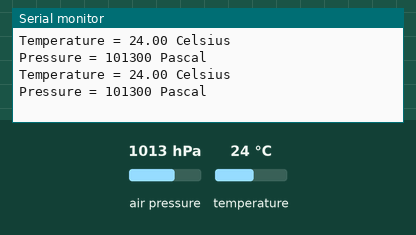
A sketch run on a simulated Arduino Uno, built with avr-gcc and run on an emulated ATmega328P. Shown: the last lines printed to the serial monitor. The test bench sets the inputs (shaded band); at power-on: air pressure 1013 hPa, temperature 24 °C.

Above: at 5.8 s.
5.9 s: air pressure set to 952 hPa
At 11.3 s:
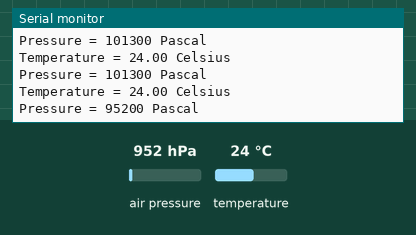
11.9 s: temperature set to 12 °C
At 16.5 s:
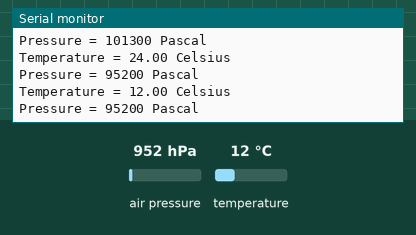
17.9 s: air pressure set to 975 hPa
At 20.5 s:
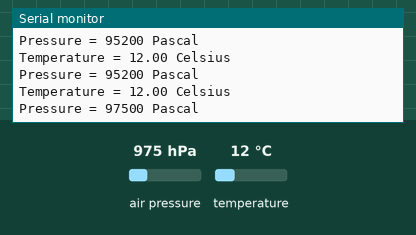
Timing chart, 0 to 22.0 s (numbered marks = the images above; inputs shaded):
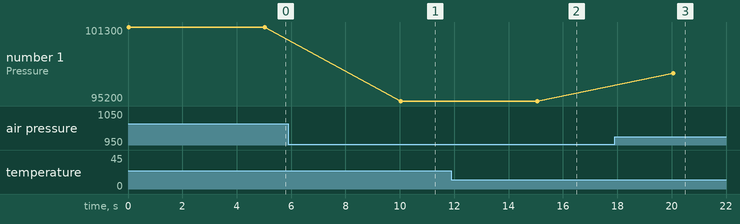

The sketch:

bmp180_3.ino
```cpp
#include <Wire.h>
#include <Adafruit_BMP085.h>

Adafruit_BMP085 bmp;

void setup()
{
  Serial.begin(9600);
  //Wire.begin (4, 5);
  if (!bmp.begin())
  {
    Serial.println("Could not find BMP180 or BMP085 sensor at 0x77");
    while (1) {}
  }
}

void loop()
{
  Serial.print("Temperature = ");
  Serial.print(bmp.readTemperature());
  Serial.println(" Celsius");

  Serial.print("Pressure = ");
  Serial.print(bmp.readPressure());
  Serial.println(" Pascal");


  Serial.println();
  delay(5000);
}
```

Measured:
- after the input at 5.9 s, the serial monitor: prints a new line after 4.1 s (image 1)
- after the input at 11.9 s, the serial monitor: prints a new line after 3.1 s (image 2)
- after the input at 17.9 s, the serial monitor: prints a new line after 2.2 s (image 3)
- plotted number 1: 101300 → 95200 after the input at 5.9 s, 95200 → 97500 after the input at 17.9 s
